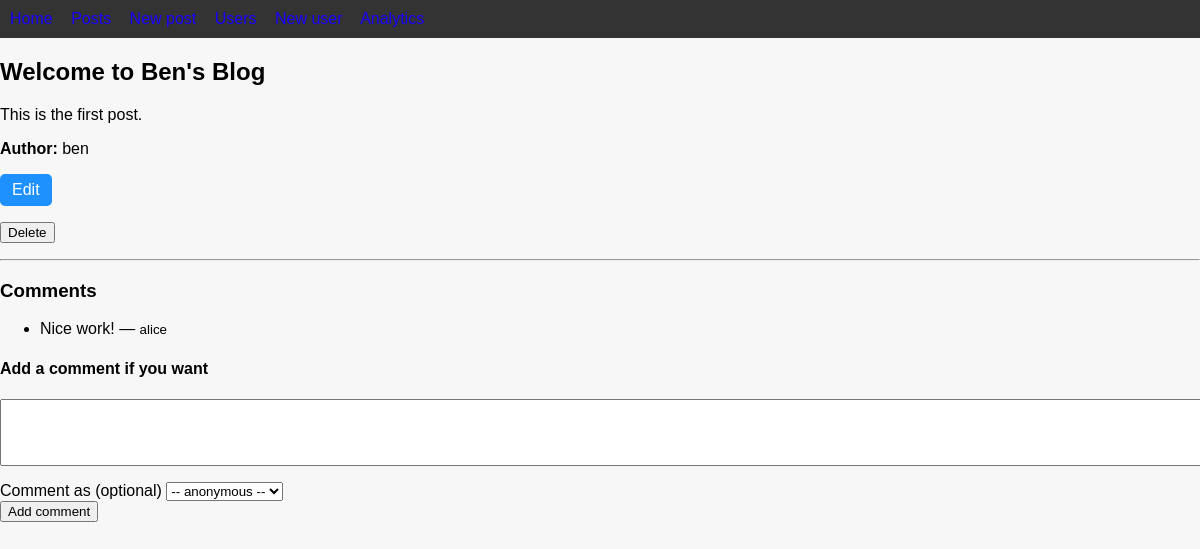
Page /posts/1 on the earlier database version.
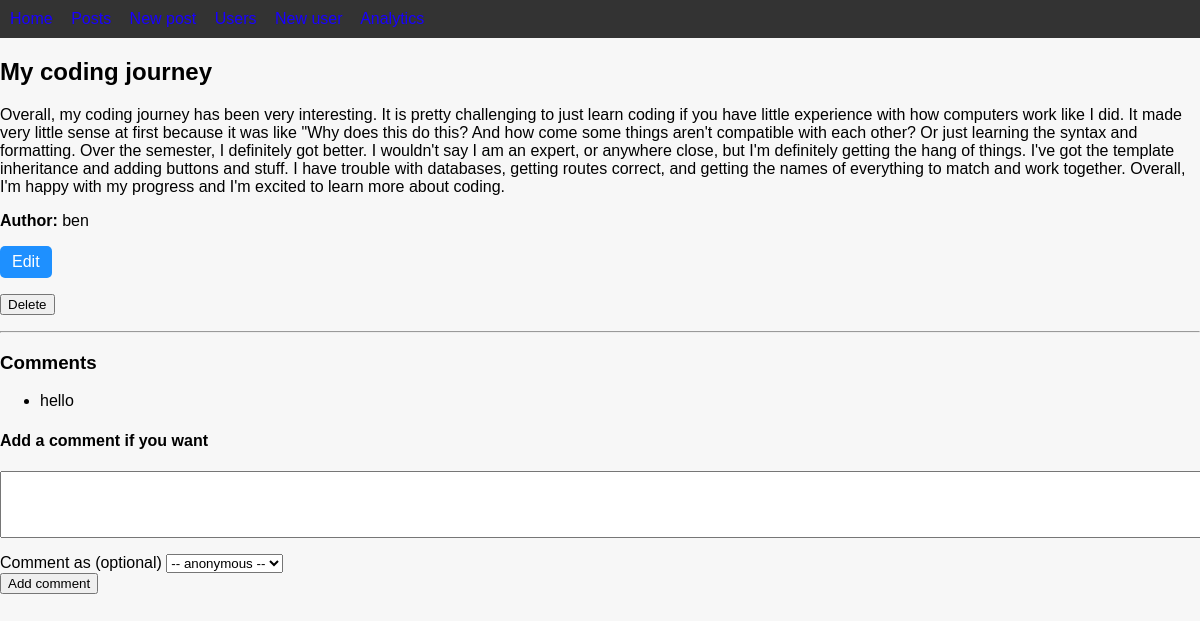
Same page on the later database version.
### app.py (models this page shows, shortened)
class Post(db.Model):
    id = db.Column(db.Integer, primary_key=True)
    title = db.Column(db.String(200), nullable=False)
    content = db.Column(db.Text, nullable=False)
    user_id = db.Column(db.Integer, db.ForeignKey("user.id"), nullable=True)
    comments = db.relationship("Comment", backref="post", lazy=True, cascade="all, delete-orphan")

class User(db.Model):
    id = db.Column(db.Integer, primary_key=True)
    username = db.Column(db.String(120), unique=True, nullable=False)
    posts = db.relationship("Post", backref="author", lazy=True, cascade="all, delete-orphan")
    comments = db.relationship("Comment", backref="author", lazy=True, cascade="all, delete-orphan")
    associated_posts = db.relationship("Post", secondary=user_posts, backref="associated_users", lazy='dynamic')

class Comment(db.Model):
    id = db.Column(db.Integer, primary_key=True)
    body = db.Column(db.Text, nullable=False)
    post_id = db.Column(db.Integer, db.ForeignKey("post.id"), nullable=False)
    user_id = db.Column(db.Integer, db.ForeignKey("user.id"), nullable=True)

### app.py (the view)
@app.route("/posts/<int:post_id>")
def post_details(post_id):
    post = Post.query.get_or_404(post_id)
    users = User.query.order_by(User.username).all()
    return render_template("post_details.html", post=post, users=users)

### templates/post_details.html (shortened to what this page needs)
{% extends "base.html" %}
{% block content %}
  <h2>{{ post.title }}</h2>
  <p>{{ post.content }}</p>
  <p>
    {% if post.author %}
      <strong>Author:</strong> {{ post.author.username }}
    {% else %}
      <strong>Author:</strong> anonymous
    {% endif %}
  </p>
  <p>
    <a class="btn" href="{{ url_for('edit_post', post_id=post.id) }}">Edit</a>
    <form method="POST" action="{{ url_for('delete_post', post_id=post.id) }}" style="display:inline-block;">
      <button type="submit" onclick="return confirm('Delete this post?')">Delete</button>
    </form>
  </p>
  <hr>
  <h3>Comments</h3>
  <ul class="items">
    {% for c in post.comments %}
      <li>{{ c.body }}{% if c.author %} — <small>{{ c.author.username }}</small>{% endif %}</li>
    {% else %}
      <li>No comments yet.</li>
    {% endfor %}
  </ul>
  <h4>Add a comment if you want</h4>
  <form method="POST" action="{{ url_for('add_comment', post_id=post.id) }}">
    <textarea name="body" rows="3" required></textarea>
    <div>
      <label>Comment as (optional)</label>
      <select name="user_id">
        <option value="">-- anonymous --</option>
      </select>
    </div>
    <button type="submit">Add comment</button>
  </form>
{% endblock %}

### templates/base.html (shortened to what this page needs)
<!DOCTYPE html>
<html>
<head>
    <link rel="stylesheet" href="{{ url_for('static', filename='style.css') }}">
</head>
<body>
    <nav class="navbar">
        <a href="{{ url_for('index') }}">Home</a>
        <a href="{{ url_for('posts_list') }}">Posts</a>
        <a href="{{ url_for('new_post') }}">New post</a>
        <a href="{{ url_for('users_list') }}">Users</a>
        <a href="{{ url_for('new_user') }}">New user</a>
        <a href="{{ url_for('analytics') }}">Analytics</a>
    </nav>
    <div class="container">
        {% block content %}{% endblock %}
    </div>
</body>
</html>

### static/style.css (style rules this page uses)
body { font-family: Arial, sans-serif; padding: 0; margin: 0; background: #f7f7f7; }
.navbar { background: #333; padding: 10px; }
.navbar a { color: rgb(25, 0, 255); margin-right: 14px; text-decoration: none; }
.btn { display: inline-block; padding: 7px 12px; background: dodgerblue; color: white; text-decoration: none; border-radius: 5px; }
input, textarea { width: 100%; padding: 10px; margin-bottom: 12px; }

Differences in the rows shown:
changed Post: title "Welcome to Ben's Blog" → "My coding journey"; content "This is the first post." → "Overall, my coding journey has been very interesting. It is pretty challenging to just learn coding if you have little experience with how computers work like I did. It made very little sense at first because it was like \"Why does this do this? And how come some things aren't compatible with each other? Or just learning the syntax and formatting. Over the semester, I definitely got better. I wouldn't say I am an expert, or anywhere close, but I'm definitely getting the hang of things. I've got the template inheritance and adding buttons and stuff. I have trouble with databases, getting routes correct, and getting the names of everything to match and work together. Overall, I'm happy with my…"
changed Comment: body "Nice work!" → "hello"; author.username "alice" → (not shown)
